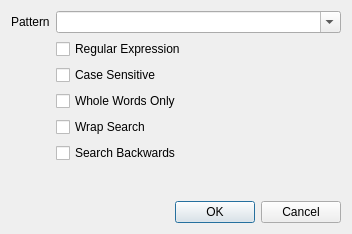
<ui version="4.0" >
 <class>FindTextDialog</class>
 <widget class="QDialog" name="FindTextDialog" >
  <property name="geometry" >
   <rect>
    <x>0</x>
    <y>0</y>
    <width>352</width>
    <height>234</height>
   </rect>
  </property>
  <property name="windowTitle" >
   <string>Find</string>
  </property>
  <layout class="QVBoxLayout" name="verticalLayout" >
   <item>
    <layout class="QFormLayout" name="formLayout" >
     <item row="0" column="0" >
      <widget class="QLabel" name="label" >
       <property name="text" >
        <string>Pattern</string>
       </property>
      </widget>
     </item>
     <item row="0" column="1" >
      <widget class="QComboBox" name="patternCombo_" >
       <property name="sizePolicy" >
        <sizepolicy vsizetype="Fixed" hsizetype="Expanding" >
         <horstretch>0</horstretch>
         <verstretch>0</verstretch>
        </sizepolicy>
       </property>
       <property name="editable" >
        <bool>true</bool>
       </property>
      </widget>
     </item>
     <item row="1" column="1" >
      <widget class="QCheckBox" name="regExpCheck_" >
       <property name="text" >
        <string>Regular Expression</string>
       </property>
      </widget>
     </item>
     <item row="2" column="1" >
      <widget class="QCheckBox" name="caseSensitiveCheck_" >
       <property name="text" >
        <string>Case Sensitive</string>
       </property>
      </widget>
     </item>
     <item row="3" column="1" >
      <widget class="QCheckBox" name="wholeWordsCheck_" >
       <property name="text" >
        <string>Whole Words Only</string>
       </property>
      </widget>
     </item>
     <item row="4" column="1" >
      <widget class="QCheckBox" name="wrapCheck_" >
       <property name="text" >
        <string>Wrap Search</string>
       </property>
      </widget>
     </item>
     <item row="5" column="1" >
      <widget class="QCheckBox" name="backwardsCheck_" >
       <property name="text" >
        <string>Search Backwards</string>
       </property>
      </widget>
     </item>
    </layout>
   </item>
   <item>
    <layout class="QHBoxLayout" name="horizontalLayout" >
     <item>
      <widget class="QDialogButtonBox" name="buttonBox" >
       <property name="orientation" >
        <enum>Qt::Horizontal</enum>
       </property>
       <property name="standardButtons" >
        <set>QDialogButtonBox::Cancel|QDialogButtonBox::Ok</set>
       </property>
      </widget>
     </item>
    </layout>
   </item>
  </layout>
 </widget>
 <resources/>
 <connections>
  <connection>
   <sender>buttonBox</sender>
   <signal>accepted()</signal>
   <receiver>FindTextDialog</receiver>
   <slot>accept()</slot>
   <hints>
    <hint type="sourcelabel" >
     <x>341</x>
     <y>223</y>
    </hint>
    <hint type="destinationlabel" >
     <x>157</x>
     <y>274</y>
    </hint>
   </hints>
  </connection>
  <connection>
   <sender>buttonBox</sender>
   <signal>rejected()</signal>
   <receiver>FindTextDialog</receiver>
   <slot>reject()</slot>
   <hints>
    <hint type="sourcelabel" >
     <x>341</x>
     <y>223</y>
    </hint>
    <hint type="destinationlabel" >
     <x>286</x>
     <y>274</y>
    </hint>
   </hints>
  </connection>
 </connections>
</ui>
